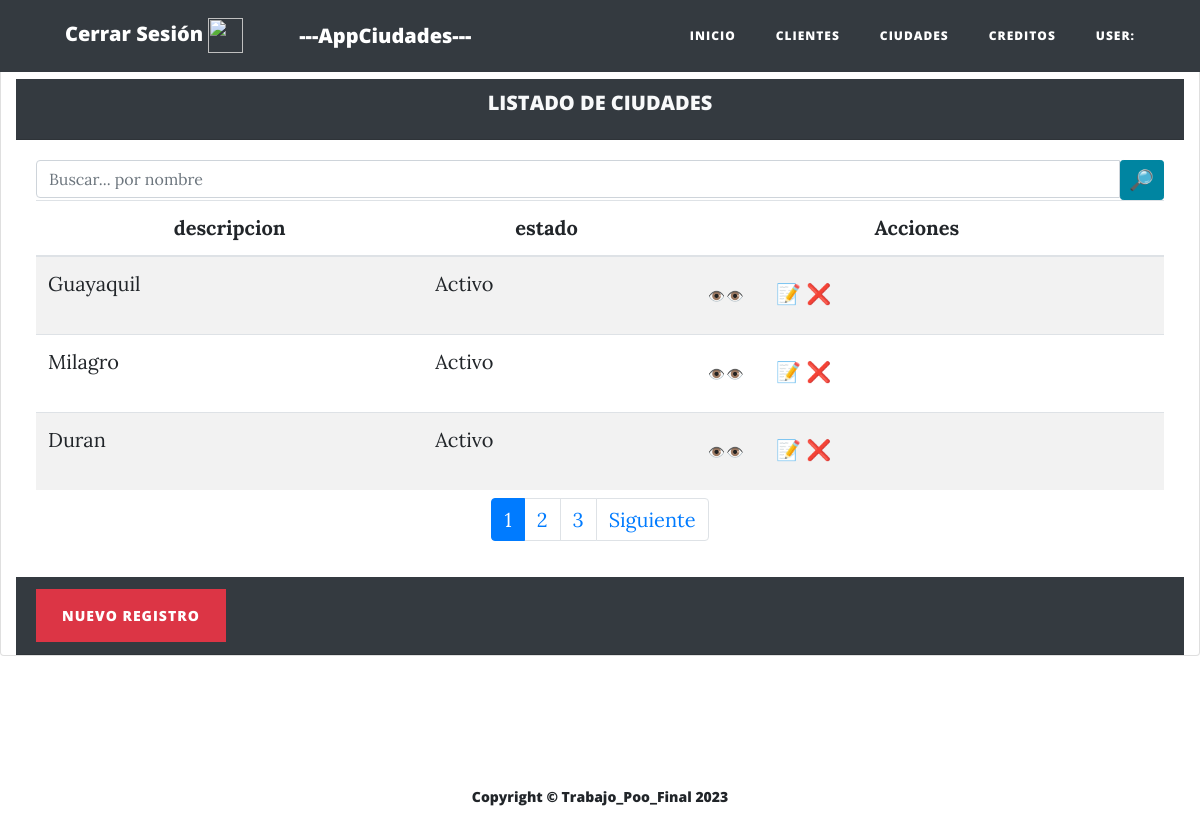
Page /ciudades/ on the committed database.
### Core/models.py (models this page shows, shortened)
class Ciudad(models.Model):
    descripcion = models.CharField("Descripcion",max_length=50)
    estado = models.BooleanField('Estado', default = True)
    fecha_creacion = models.DateField('Fecha de creación', auto_now = True, auto_now_add = False)

### Core/views.py (the view)
# urls.py: path('ciudades/', CiudadListView.as_view(), name='ciudades'),
class CiudadListView(ListView):
    template_name = 'ciudades/listado_ciudad.html'
    model = Ciudad
    context_object_name = 'ciudades'
    paginate_by= 3
    query= " "
    def get_queryset(self):
        queryset = super().get_queryset()
        query = self.request.GET.get('query')
        if query:
            queryset = queryset.filter(descripcion__icontains=query)
        return queryset
    def get_context_data(self, **kwargs):
        context = super().get_context_data(**kwargs)
        context['title']= "---AppCiudades---"
        context['titulo']= 'LISTADO DE CIUDADES'
        return context

### Core/templates/Ciudades/listado_ciudad.html (shortened to what this page needs)
{% extends 'list.html' %}
{% load static %}
    {% block buscar %}
        <form action="" method="GET">
          <div class="input-group btn-group-sm ">
            <input class="form-control" type="text" name="query" value="{{ query }}" placeholder="Buscar... por nombre" id="idInputSearch" aria-describedby="basic-addon2"/>
            <button type="submit" class="btn btn-primary" id="idSearchSp"><span style="font-size:20px ">🔎</span></button>
          </div>
      </form>
    {% endblock %}
    {% block columns %}
        <tr>
          <th>descripcion</th>
           <th>estado</th>
           <th>Acciones</th>
        </tr>
    {% endblock %}
    {% block rows %}
      {% for ciudad in ciudades %}
        <tr>
           <td>{{ciudad.descripcion}}</td>
           <td>{% if ciudad.estado %}
                 Activo
               {% else %}
                 Cancelado
               {% endif %}
           </td>
           <td>
             <button type="button" class="btn btn-link"
                onclick="mostrarModal({{ ciudad.pk }})">👁️👁️</button>
              <a href="{% url 'editar_ciudad' ciudad.id %}">📝</a>
              <a href="{% url 'eliminar_ciudad' ciudad.id %}">❌</a>
           </td>
        </tr>
      {% endfor %}
    {% endblock %}
    {% block pagineo %}
      <nav aria-label="Page navigation example" style="margin-top: -2.5rem">
        <ul class="pagination justify-content-center mt-5">
                        {% for i in page_obj.paginator.page_range %}
                            {% if i == page_obj.number %}
                                <li class="page-item active">
                                    <a class="page-link" href="#">{{ i }}</a>
                                </li>
                            {% else %}
                                <li class="page-item">
                                    <a class="page-link" href="?page={{ i }}">{{ i }}</a>
                                </li>
                            {% endif %}
                        {% endfor %}
                        {% if page_obj.has_next %}
                            <li class="page-item">
                                <a class="page-link" href="?page={{ page_obj.next_page_number }}">Siguiente</a>
                            </li>
                        {% endif %}
                    </ul>
      </nav>
    {% endblock %}
    {% block botones_pie %}
       <a class="btn btn-danger" href="{% url 'crear_ciudad' %}">Nuevo Registro</a>
    {% endblock %}

### rows in the picture
Ciudad: descripcion "Guayaquil", estado "Activo"
Ciudad: descripcion "Milagro", estado "Activo"
Ciudad: descripcion "Duran", estado "Activo"

### other values in the picture
{{ title }} "---AppCiudades---"
{{ titulo }} "LISTADO DE CIUDADES"
{{ i }} "1"
{{ i }} "2" "3"
